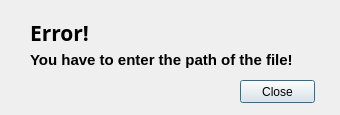
<?xml version="1.0" encoding="UTF-8"?>
<ui version="4.0">
 <class>Error_Dialog</class>
 <widget class="QDialog" name="Error_Dialog">
  <property name="geometry">
   <rect>
    <x>0</x>
    <y>0</y>
    <width>340</width>
    <height>115</height>
   </rect>
  </property>
  <property name="sizePolicy">
   <sizepolicy hsizetype="Fixed" vsizetype="Fixed">
    <horstretch>0</horstretch>
    <verstretch>0</verstretch>
   </sizepolicy>
  </property>
  <property name="windowTitle">
   <string>Error</string>
  </property>
  <widget class="QPushButton" name="close_btn">
   <property name="geometry">
    <rect>
     <x>240</x>
     <y>80</y>
     <width>75</width>
     <height>23</height>
    </rect>
   </property>
   <property name="text">
    <string>Close</string>
   </property>
  </widget>
  <widget class="QWidget" name="layoutWidget">
   <property name="geometry">
    <rect>
     <x>30</x>
     <y>20</y>
     <width>280</width>
     <height>49</height>
    </rect>
   </property>
   <layout class="QVBoxLayout" name="verticalLayout">
    <item>
     <widget class="QLabel" name="label">
      <property name="font">
       <font>
        <family>Mongolian Baiti</family>
        <pointsize>16</pointsize>
        <weight>75</weight>
        <bold>true</bold>
       </font>
      </property>
      <property name="text">
       <string>Error!</string>
      </property>
     </widget>
    </item>
    <item>
     <widget class="QLabel" name="label_2">
      <property name="font">
       <font>
        <pointsize>11</pointsize>
        <weight>75</weight>
        <bold>true</bold>
       </font>
      </property>
      <property name="text">
       <string>You have to enter the path of the file!</string>
      </property>
     </widget>
    </item>
   </layout>
  </widget>
 </widget>
 <resources/>
 <connections/>
</ui>
